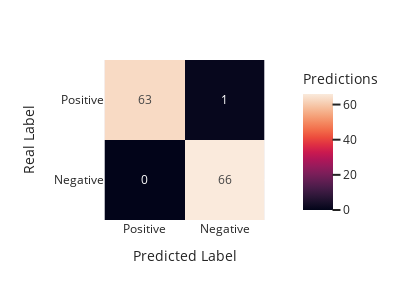

Notebook code cell kept with this figure:
### Markdown cell above
##### 7.3 Confusion Matrix

### Code cell
plot_confusion_matrix(metrics)
false_positive = sample_df.query('Result == "FP"')
false_negative = sample_df.query('Result == "FN"')
# sample_df = pd.concat([sample_df, sample_df])
print("FALSE POSITVES")
print(false_positive)
print("")
print("FALSE NEGATIVES")
print(false_negative)
print(len(sample_df.index))

### Figure 1 — Plotly figure (JSON) as saved in the notebook; plotly's stock layout.template omitted (floating-point values rounded to 4 significant figures)
{"data": [{"coloraxis": "coloraxis", "hovertemplate": "Predicted Label: %{x}<br>Real Label: %{y}<br>Predictions: %{z}<extra></extra>", "name": "0", "texttemplate": "%{z}", "type": "heatmap", "x": ["Positive", "Negative"], "xaxis": "x", "y": ["Positive", "Negative"], "yaxis": "y", "z": [[63, 1], [0, 66]]}], "layout": {"coloraxis": {"colorbar": {"title": {"text": "Predictions"}}, "colorscale": [[0, "rgb(2,4,25)"], [0.0625, "rgb(24,15,41)"], [0.125, "rgb(47,23,57)"], [0.1875, "rgb(71,28,72)"], [0.25, "rgb(97,30,82)"], [0.3125, "rgb(123,30,89)"], [0.375, "rgb(150,27,91)"], [0.4375, "rgb(177,22,88)"], [0.5, "rgb(203,26,79)"], [0.5625, "rgb(223,47,67)"], [0.625, "rgb(236,76,61)"], [0.6875, "rgb(242,107,73)"], [0.75, "rgb(244,135,95)"], [0.8125, "rgb(245,162,122)"], [0.875, "rgb(246,188,153)"], [0.9375, "rgb(247,212,187)"], [1, "rgb(250,234,220)"]]}, "height": 300, "margin": {"t": 60}, "width": 400, "xaxis": {"anchor": "y", "constrain": "domain", "domain": [0, 1], "scaleanchor": "y", "title": {"text": "Predicted Label"}}, "yaxis": {"anchor": "x", "autorange": "reversed", "constrain": "domain", "domain": [0, 1], "title": {"text": "Real Label"}}}}
